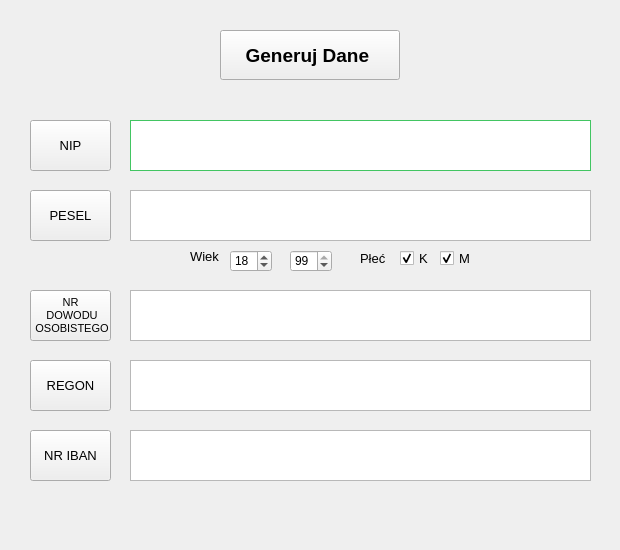
<?xml version="1.0" encoding="UTF-8"?>
<ui version="4.0">
 <class>MainWindow</class>
 <widget class="QMainWindow" name="MainWindow">
  <property name="geometry">
   <rect>
    <x>0</x>
    <y>0</y>
    <width>620</width>
    <height>550</height>
   </rect>
  </property>
  <property name="windowTitle">
   <string>Generator Danych Do Formularzy</string>
  </property>
  <widget class="QWidget" name="centralwidget">
   <widget class="QPushButton" name="generuj_dane">
    <property name="geometry">
     <rect>
      <x>220</x>
      <y>30</y>
      <width>180</width>
      <height>50</height>
     </rect>
    </property>
    <property name="font">
     <font>
      <pointsize>14</pointsize>
      <weight>75</weight>
      <bold>true</bold>
     </font>
    </property>
    <property name="text">
     <string>Generuj Dane </string>
    </property>
   </widget>
   <widget class="QTextBrowser" name="nr_nip">
    <property name="geometry">
     <rect>
      <x>130</x>
      <y>120</y>
      <width>461</width>
      <height>51</height>
     </rect>
    </property>
    <property name="palette">
     <palette>
      <active>
       <colorrole role="Base">
        <brush brushstyle="SolidPattern">
         <color alpha="255">
          <red>255</red>
          <green>255</green>
          <blue>255</blue>
         </color>
        </brush>
       </colorrole>
       <colorrole role="Window">
        <brush brushstyle="SolidPattern">
         <color alpha="255">
          <red>85</red>
          <green>255</green>
          <blue>127</blue>
         </color>
        </brush>
       </colorrole>
      </active>
      <inactive>
       <colorrole role="Base">
        <brush brushstyle="SolidPattern">
         <color alpha="255">
          <red>255</red>
          <green>255</green>
          <blue>255</blue>
         </color>
        </brush>
       </colorrole>
       <colorrole role="Window">
        <brush brushstyle="SolidPattern">
         <color alpha="255">
          <red>85</red>
          <green>255</green>
          <blue>127</blue>
         </color>
        </brush>
       </colorrole>
      </inactive>
      <disabled>
       <colorrole role="Base">
        <brush brushstyle="SolidPattern">
         <color alpha="255">
          <red>85</red>
          <green>255</green>
          <blue>127</blue>
         </color>
        </brush>
       </colorrole>
       <colorrole role="Window">
        <brush brushstyle="SolidPattern">
         <color alpha="255">
          <red>85</red>
          <green>255</green>
          <blue>127</blue>
         </color>
        </brush>
       </colorrole>
      </disabled>
     </palette>
    </property>
    <property name="font">
     <font>
      <pointsize>20</pointsize>
     </font>
    </property>
    <property name="verticalScrollBarPolicy">
     <enum>Qt::ScrollBarAlwaysOff</enum>
    </property>
    <property name="horizontalScrollBarPolicy">
     <enum>Qt::ScrollBarAlwaysOff</enum>
    </property>
    <property name="html">
     <string>&lt;!DOCTYPE HTML PUBLIC &quot;-//W3C//DTD HTML 4.0//EN&quot; &quot;http://www.w3.org/TR/REC-html40/strict.dtd&quot;&gt;
&lt;html&gt;&lt;head&gt;&lt;meta name=&quot;qrichtext&quot; content=&quot;1&quot; /&gt;&lt;style type=&quot;text/css&quot;&gt;
p, li { white-space: pre-wrap; }
&lt;/style&gt;&lt;/head&gt;&lt;body style=&quot; font-family:'MS Shell Dlg 2'; font-size:20pt; font-weight:400; font-style:normal;&quot;&gt;
&lt;p style=&quot;-qt-paragraph-type:empty; margin-top:0px; margin-bottom:0px; margin-left:0px; margin-right:0px; -qt-block-indent:0; text-indent:0px;&quot;&gt;&lt;br /&gt;&lt;/p&gt;&lt;/body&gt;&lt;/html&gt;</string>
    </property>
   </widget>
   <widget class="QPushButton" name="copy_nip">
    <property name="geometry">
     <rect>
      <x>30</x>
      <y>120</y>
      <width>81</width>
      <height>51</height>
     </rect>
    </property>
    <property name="font">
     <font>
      <pointsize>10</pointsize>
      <weight>50</weight>
      <bold>false</bold>
     </font>
    </property>
    <property name="toolTip">
     <string>&lt;html&gt;&lt;head/&gt;&lt;body&gt;&lt;p&gt;Kopiuj&lt;/p&gt;&lt;/body&gt;&lt;/html&gt;</string>
    </property>
    <property name="whatsThis">
     <string>&lt;html&gt;&lt;head/&gt;&lt;body&gt;&lt;p&gt;&lt;br/&gt;&lt;/p&gt;&lt;/body&gt;&lt;/html&gt;</string>
    </property>
    <property name="text">
     <string>NIP</string>
    </property>
   </widget>
   <widget class="QPushButton" name="copy_pesel">
    <property name="geometry">
     <rect>
      <x>30</x>
      <y>190</y>
      <width>81</width>
      <height>51</height>
     </rect>
    </property>
    <property name="font">
     <font>
      <pointsize>10</pointsize>
     </font>
    </property>
    <property name="toolTip">
     <string>&lt;html&gt;&lt;head/&gt;&lt;body&gt;&lt;p&gt;Kopiuj&lt;/p&gt;&lt;/body&gt;&lt;/html&gt;</string>
    </property>
    <property name="text">
     <string>PESEL</string>
    </property>
   </widget>
   <widget class="QTextBrowser" name="nr_pesel">
    <property name="geometry">
     <rect>
      <x>130</x>
      <y>190</y>
      <width>461</width>
      <height>51</height>
     </rect>
    </property>
    <property name="font">
     <font>
      <pointsize>20</pointsize>
     </font>
    </property>
    <property name="verticalScrollBarPolicy">
     <enum>Qt::ScrollBarAlwaysOff</enum>
    </property>
    <property name="horizontalScrollBarPolicy">
     <enum>Qt::ScrollBarAlwaysOff</enum>
    </property>
    <property name="html">
     <string>&lt;!DOCTYPE HTML PUBLIC &quot;-//W3C//DTD HTML 4.0//EN&quot; &quot;http://www.w3.org/TR/REC-html40/strict.dtd&quot;&gt;
&lt;html&gt;&lt;head&gt;&lt;meta name=&quot;qrichtext&quot; content=&quot;1&quot; /&gt;&lt;style type=&quot;text/css&quot;&gt;
p, li { white-space: pre-wrap; }
&lt;/style&gt;&lt;/head&gt;&lt;body style=&quot; font-family:'MS Shell Dlg 2'; font-size:20pt; font-weight:400; font-style:normal;&quot;&gt;
&lt;p style=&quot;-qt-paragraph-type:empty; margin-top:0px; margin-bottom:0px; margin-left:0px; margin-right:0px; -qt-block-indent:0; text-indent:0px;&quot;&gt;&lt;br /&gt;&lt;/p&gt;&lt;/body&gt;&lt;/html&gt;</string>
    </property>
   </widget>
   <widget class="QTextBrowser" name="nr_do">
    <property name="geometry">
     <rect>
      <x>130</x>
      <y>290</y>
      <width>461</width>
      <height>51</height>
     </rect>
    </property>
    <property name="font">
     <font>
      <pointsize>20</pointsize>
     </font>
    </property>
    <property name="verticalScrollBarPolicy">
     <enum>Qt::ScrollBarAlwaysOff</enum>
    </property>
    <property name="horizontalScrollBarPolicy">
     <enum>Qt::ScrollBarAlwaysOff</enum>
    </property>
    <property name="html">
     <string>&lt;!DOCTYPE HTML PUBLIC &quot;-//W3C//DTD HTML 4.0//EN&quot; &quot;http://www.w3.org/TR/REC-html40/strict.dtd&quot;&gt;
&lt;html&gt;&lt;head&gt;&lt;meta name=&quot;qrichtext&quot; content=&quot;1&quot; /&gt;&lt;style type=&quot;text/css&quot;&gt;
p, li { white-space: pre-wrap; }
&lt;/style&gt;&lt;/head&gt;&lt;body style=&quot; font-family:'MS Shell Dlg 2'; font-size:20pt; font-weight:400; font-style:normal;&quot;&gt;
&lt;p style=&quot;-qt-paragraph-type:empty; margin-top:0px; margin-bottom:0px; margin-left:0px; margin-right:0px; -qt-block-indent:0; text-indent:0px;&quot;&gt;&lt;br /&gt;&lt;/p&gt;&lt;/body&gt;&lt;/html&gt;</string>
    </property>
   </widget>
   <widget class="QPushButton" name="copy_do">
    <property name="geometry">
     <rect>
      <x>30</x>
      <y>290</y>
      <width>81</width>
      <height>51</height>
     </rect>
    </property>
    <property name="font">
     <font>
      <pointsize>8</pointsize>
     </font>
    </property>
    <property name="toolTip">
     <string>&lt;html&gt;&lt;head/&gt;&lt;body&gt;&lt;p&gt;Kopiuj&lt;/p&gt;&lt;/body&gt;&lt;/html&gt;</string>
    </property>
    <property name="text">
     <string>NR
 DOWODU
 OSOBISTEGO</string>
    </property>
   </widget>
   <widget class="QPushButton" name="copy_regon">
    <property name="geometry">
     <rect>
      <x>30</x>
      <y>360</y>
      <width>81</width>
      <height>51</height>
     </rect>
    </property>
    <property name="font">
     <font>
      <pointsize>10</pointsize>
     </font>
    </property>
    <property name="toolTip">
     <string>&lt;html&gt;&lt;head/&gt;&lt;body&gt;&lt;p&gt;Kopiuj&lt;/p&gt;&lt;/body&gt;&lt;/html&gt;</string>
    </property>
    <property name="text">
     <string>REGON</string>
    </property>
   </widget>
   <widget class="QTextBrowser" name="nr_regon">
    <property name="geometry">
     <rect>
      <x>130</x>
      <y>360</y>
      <width>461</width>
      <height>51</height>
     </rect>
    </property>
    <property name="font">
     <font>
      <pointsize>20</pointsize>
     </font>
    </property>
    <property name="verticalScrollBarPolicy">
     <enum>Qt::ScrollBarAlwaysOff</enum>
    </property>
    <property name="horizontalScrollBarPolicy">
     <enum>Qt::ScrollBarAlwaysOff</enum>
    </property>
    <property name="html">
     <string>&lt;!DOCTYPE HTML PUBLIC &quot;-//W3C//DTD HTML 4.0//EN&quot; &quot;http://www.w3.org/TR/REC-html40/strict.dtd&quot;&gt;
&lt;html&gt;&lt;head&gt;&lt;meta name=&quot;qrichtext&quot; content=&quot;1&quot; /&gt;&lt;style type=&quot;text/css&quot;&gt;
p, li { white-space: pre-wrap; }
&lt;/style&gt;&lt;/head&gt;&lt;body style=&quot; font-family:'MS Shell Dlg 2'; font-size:20pt; font-weight:400; font-style:normal;&quot;&gt;
&lt;p style=&quot;-qt-paragraph-type:empty; margin-top:0px; margin-bottom:0px; margin-left:0px; margin-right:0px; -qt-block-indent:0; text-indent:0px;&quot;&gt;&lt;br /&gt;&lt;/p&gt;&lt;/body&gt;&lt;/html&gt;</string>
    </property>
   </widget>
   <widget class="QTextBrowser" name="nr_iban">
    <property name="geometry">
     <rect>
      <x>130</x>
      <y>430</y>
      <width>461</width>
      <height>51</height>
     </rect>
    </property>
    <property name="palette">
     <palette>
      <active>
       <colorrole role="Base">
        <brush brushstyle="SolidPattern">
         <color alpha="255">
          <red>255</red>
          <green>255</green>
          <blue>255</blue>
         </color>
        </brush>
       </colorrole>
      </active>
      <inactive>
       <colorrole role="Base">
        <brush brushstyle="SolidPattern">
         <color alpha="255">
          <red>255</red>
          <green>255</green>
          <blue>255</blue>
         </color>
        </brush>
       </colorrole>
      </inactive>
      <disabled>
       <colorrole role="Base">
        <brush brushstyle="SolidPattern">
         <color alpha="255">
          <red>240</red>
          <green>240</green>
          <blue>240</blue>
         </color>
        </brush>
       </colorrole>
      </disabled>
     </palette>
    </property>
    <property name="font">
     <font>
      <pointsize>20</pointsize>
     </font>
    </property>
    <property name="verticalScrollBarPolicy">
     <enum>Qt::ScrollBarAlwaysOff</enum>
    </property>
    <property name="horizontalScrollBarPolicy">
     <enum>Qt::ScrollBarAlwaysOff</enum>
    </property>
    <property name="html">
     <string>&lt;!DOCTYPE HTML PUBLIC &quot;-//W3C//DTD HTML 4.0//EN&quot; &quot;http://www.w3.org/TR/REC-html40/strict.dtd&quot;&gt;
&lt;html&gt;&lt;head&gt;&lt;meta name=&quot;qrichtext&quot; content=&quot;1&quot; /&gt;&lt;style type=&quot;text/css&quot;&gt;
p, li { white-space: pre-wrap; }
&lt;/style&gt;&lt;/head&gt;&lt;body style=&quot; font-family:'MS Shell Dlg 2'; font-size:20pt; font-weight:400; font-style:normal;&quot;&gt;
&lt;p style=&quot;-qt-paragraph-type:empty; margin-top:0px; margin-bottom:0px; margin-left:0px; margin-right:0px; -qt-block-indent:0; text-indent:0px;&quot;&gt;&lt;br /&gt;&lt;/p&gt;&lt;/body&gt;&lt;/html&gt;</string>
    </property>
   </widget>
   <widget class="QPushButton" name="copy_iban">
    <property name="geometry">
     <rect>
      <x>30</x>
      <y>430</y>
      <width>81</width>
      <height>51</height>
     </rect>
    </property>
    <property name="font">
     <font>
      <pointsize>10</pointsize>
     </font>
    </property>
    <property name="toolTip">
     <string>&lt;html&gt;&lt;head/&gt;&lt;body&gt;&lt;p&gt;Kopiuj&lt;/p&gt;&lt;/body&gt;&lt;/html&gt;</string>
    </property>
    <property name="text">
     <string>NR IBAN</string>
    </property>
   </widget>
   <widget class="QLabel" name="labelWiek">
    <property name="geometry">
     <rect>
      <x>190</x>
      <y>250</y>
      <width>47</width>
      <height>13</height>
     </rect>
    </property>
    <property name="font">
     <font>
      <pointsize>10</pointsize>
     </font>
    </property>
    <property name="text">
     <string>Wiek</string>
    </property>
   </widget>
   <widget class="QLabel" name="labelSex">
    <property name="geometry">
     <rect>
      <x>360</x>
      <y>250</y>
      <width>31</width>
      <height>16</height>
     </rect>
    </property>
    <property name="font">
     <font>
      <pointsize>10</pointsize>
     </font>
    </property>
    <property name="text">
     <string>Płeć</string>
    </property>
   </widget>
   <widget class="QSpinBox" name="wiek_min">
    <property name="geometry">
     <rect>
      <x>230</x>
      <y>250</y>
      <width>42</width>
      <height>22</height>
     </rect>
    </property>
    <property name="value">
     <number>18</number>
    </property>
   </widget>
   <widget class="QSpinBox" name="wiek_max">
    <property name="geometry">
     <rect>
      <x>290</x>
      <y>250</y>
      <width>42</width>
      <height>22</height>
     </rect>
    </property>
    <property name="value">
     <number>99</number>
    </property>
   </widget>
   <widget class="QCheckBox" name="ch_female">
    <property name="geometry">
     <rect>
      <x>400</x>
      <y>250</y>
      <width>31</width>
      <height>17</height>
     </rect>
    </property>
    <property name="font">
     <font>
      <pointsize>10</pointsize>
     </font>
    </property>
    <property name="text">
     <string>K</string>
    </property>
    <property name="checked">
     <bool>true</bool>
    </property>
    <property name="tristate">
     <bool>false</bool>
    </property>
   </widget>
   <widget class="QCheckBox" name="ch_male">
    <property name="geometry">
     <rect>
      <x>440</x>
      <y>250</y>
      <width>31</width>
      <height>17</height>
     </rect>
    </property>
    <property name="font">
     <font>
      <pointsize>10</pointsize>
     </font>
    </property>
    <property name="text">
     <string>M</string>
    </property>
    <property name="checked">
     <bool>true</bool>
    </property>
   </widget>
   <widget class="QLabel" name="label">
    <property name="geometry">
     <rect>
      <x>390</x>
      <y>500</y>
      <width>201</width>
      <height>31</height>
     </rect>
    </property>
    <property name="text">
     <string/>
    </property>
    <property name="pixmap">
     <pixmap>xcodelogo-big.jpg</pixmap>
    </property>
   </widget>
  </widget>
 </widget>
 <tabstops>
  <tabstop>generuj_dane</tabstop>
  <tabstop>copy_nip</tabstop>
  <tabstop>nr_nip</tabstop>
  <tabstop>copy_pesel</tabstop>
  <tabstop>nr_pesel</tabstop>
  <tabstop>copy_do</tabstop>
  <tabstop>nr_do</tabstop>
  <tabstop>copy_regon</tabstop>
  <tabstop>nr_regon</tabstop>
  <tabstop>copy_iban</tabstop>
  <tabstop>nr_iban</tabstop>
 </tabstops>
 <resources/>
 <connections/>
</ui>
